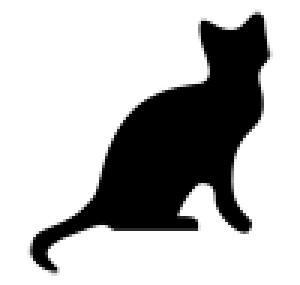
#> input picture practice_pj/practice_projects/ch17/catlogo.png, 100 x 95 px (shown 3 times larger)
$ python resizeAndAddLogo2.py
#> lines starting #> are read from the running program, lines starting #| are printed output that depends on the picture
#! python3
# -*- coding: utf-8 -*-

# 演習プロジェクト 17.7.1用に改造
# resizeAndAddLogo2.py - カレントディレクトリのすべての画像を300x300に収まる
#                        ようにサイズ変更し、catlogo.pngを右下に追加する。

import os
from PIL import Image

SQUARE_FIT_SIZE = 300
LOGO_FILENAME = 'catlogo.png'

logo_im = Image.open(LOGO_FILENAME)
#> logo_im is the input picture: PIL image 100x95 RGBA; mean R, G, B, A 185.6, 185.6, 185.6, 73
logo_width, logo_height = logo_im.size
#> logo_width = 100; logo_height = 95

os.makedirs('withLogo', exist_ok=True)

# カレントディレクトリの全画像をループする
for filename in os.listdir('.'):
    # 拡張子の大文字と小文字を区別しない（小文字に変換してマッチする）
    lfname = filename.lower()
    # PNG, JPG, GIF, BMPファイル以外ならスキップする
    if not (lfname.endswith('.png') or lfname.endswith('.jpg') \
         or lfname.endswith('.gif') or lfname.endswith('.bmp')) \
       or lfname == LOGO_FILENAME:
        continue # 画像以外とロゴ画像はスキップする

    im = Image.open(filename)
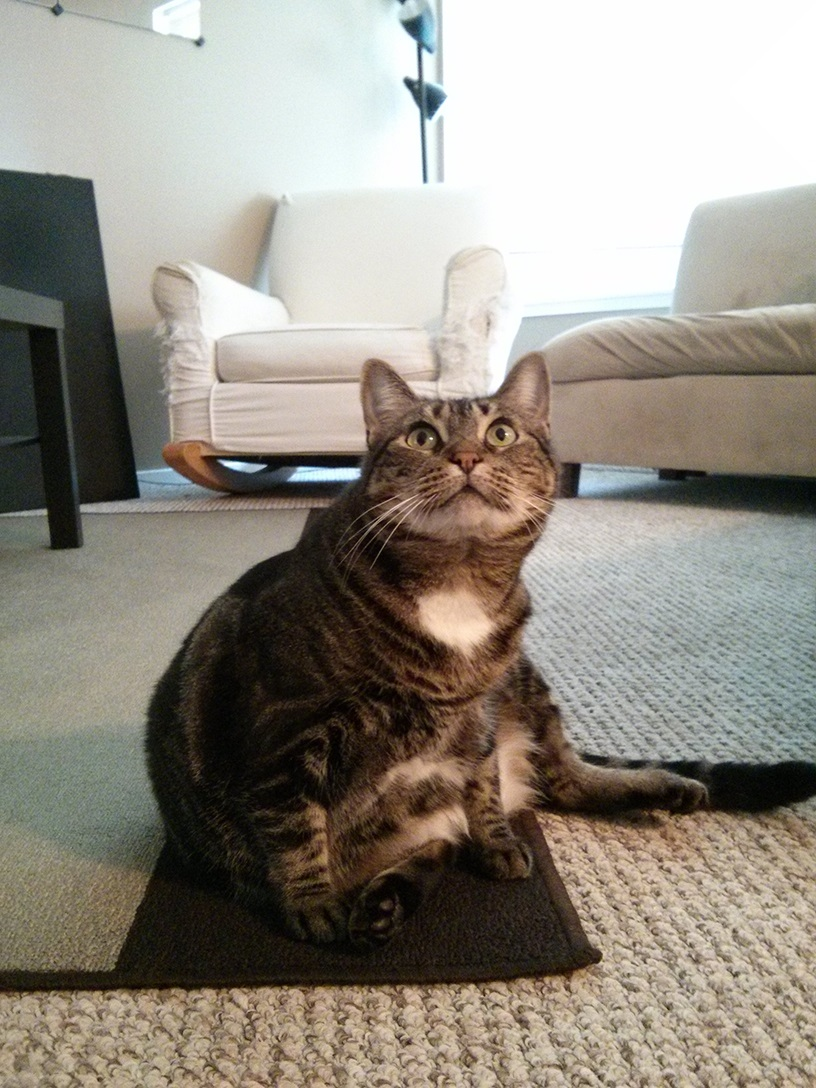
#> input picture practice_pj/practice_projects/ch17/UPPER.JPG, 816 x 1088 px
#> im is the input picture: PIL image 816x1088 RGB; mean R, G, B 147, 141.1, 131.1

    # 画像をサイズ変更する
    im.thumbnail((SQUARE_FIT_SIZE, SQUARE_FIT_SIZE))
#> im: PIL image 225x300 RGB
    width, height = im.size
#> width = 225; height = 300

    # ロゴの2倍サイズ未満なら、スキップする
    if width < logo_width * 2 or height < logo_height * 2:
        continue

    # ロゴを追加する
    print('ロゴを追加中 {}...'.format(filename))
    im.paste(logo_im, (width-logo_width, height-logo_height), logo_im)
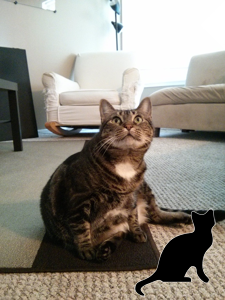
#> im: PIL image 225x300 RGB; mean R, G, B 141.1, 135.8, 126.6

    # 変更を保存する
    im.save(os.path.join('withLogo', filename))
